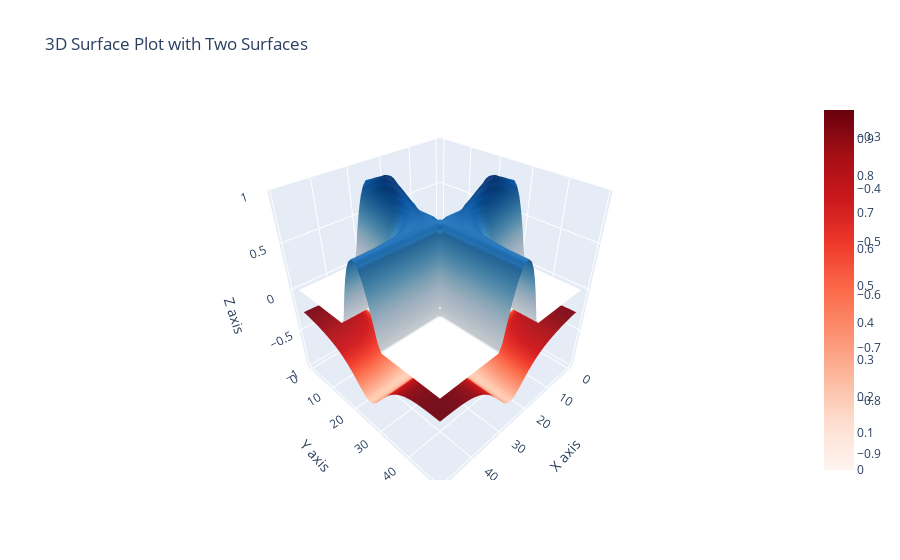

The cell this chart's notebook holds for it:
### Code cell
import numpy as np
import plotly.graph_objects as go

x = np.linspace(0, np_R2.shape[1] - 1, np_R2.shape[1])
y = np.linspace(0, np_R2.shape[0] - 1, np_R2.shape[0])
X, Y = np.meshgrid(x, y)
fig = go.Figure()
fig.add_trace(go.Surface(z=np_R2, x=X, y=Y, colorscale='Blues', opacity=1))
fig.add_trace(go.Surface(z=np_RMSQ*30-1, x=X, y=Y, colorscale='reds', opacity=1))

fig.update_layout(
    title='3D Surface Plot with Two Surfaces',
    scene=dict(xaxis_title='X axis',yaxis_title='Y axis',
        zaxis_title='Z axis',
        zaxis=dict(range=[-1, 1])
    )
)

# Show the plot
fig.show()

### Figure 1 — Plotly figure (JSON) as saved in the notebook; plotly's stock layout.template omitted (floating-point values rounded to 4 significant figures; data arrays with more than 128 entries replaced by an {"elided": "..."} marker saying what was removed)
{"data": [{"colorscale": [[0, "rgb(247,251,255)"], [0.125, "rgb(222,235,247)"], [0.25, "rgb(198,219,239)"], [0.375, "rgb(158,202,225)"], [0.5, "rgb(107,174,214)"], [0.625, "rgb(66,146,198)"], [0.75, "rgb(33,113,181)"], [0.875, "rgb(8,81,156)"], [1, "rgb(8,48,107)"]], "opacity": 1, "type": "surface", "x": {"elided": "50x50 int values"}, "y": {"elided": "50x50 int values"}, "z": {"elided": "50x50 float values"}}, {"colorscale": [[0, "rgb(255,245,240)"], [0.125, "rgb(254,224,210)"], [0.25, "rgb(252,187,161)"], [0.375, "rgb(252,146,114)"], [0.5, "rgb(251,106,74)"], [0.625, "rgb(239,59,44)"], [0.75, "rgb(203,24,29)"], [0.875, "rgb(165,15,21)"], [1, "rgb(103,0,13)"]], "opacity": 1, "type": "surface", "x": {"elided": "50x50 int values"}, "y": {"elided": "50x50 int values"}, "z": {"elided": "50x50 float values"}}], "layout": {"scene": {"xaxis": {"title": {"text": "X axis"}}, "yaxis": {"title": {"text": "Y axis"}}, "zaxis": {"range": [-1, 1], "title": {"text": "Z axis"}}}, "title": {"text": "3D Surface Plot with Two Surfaces"}}}
